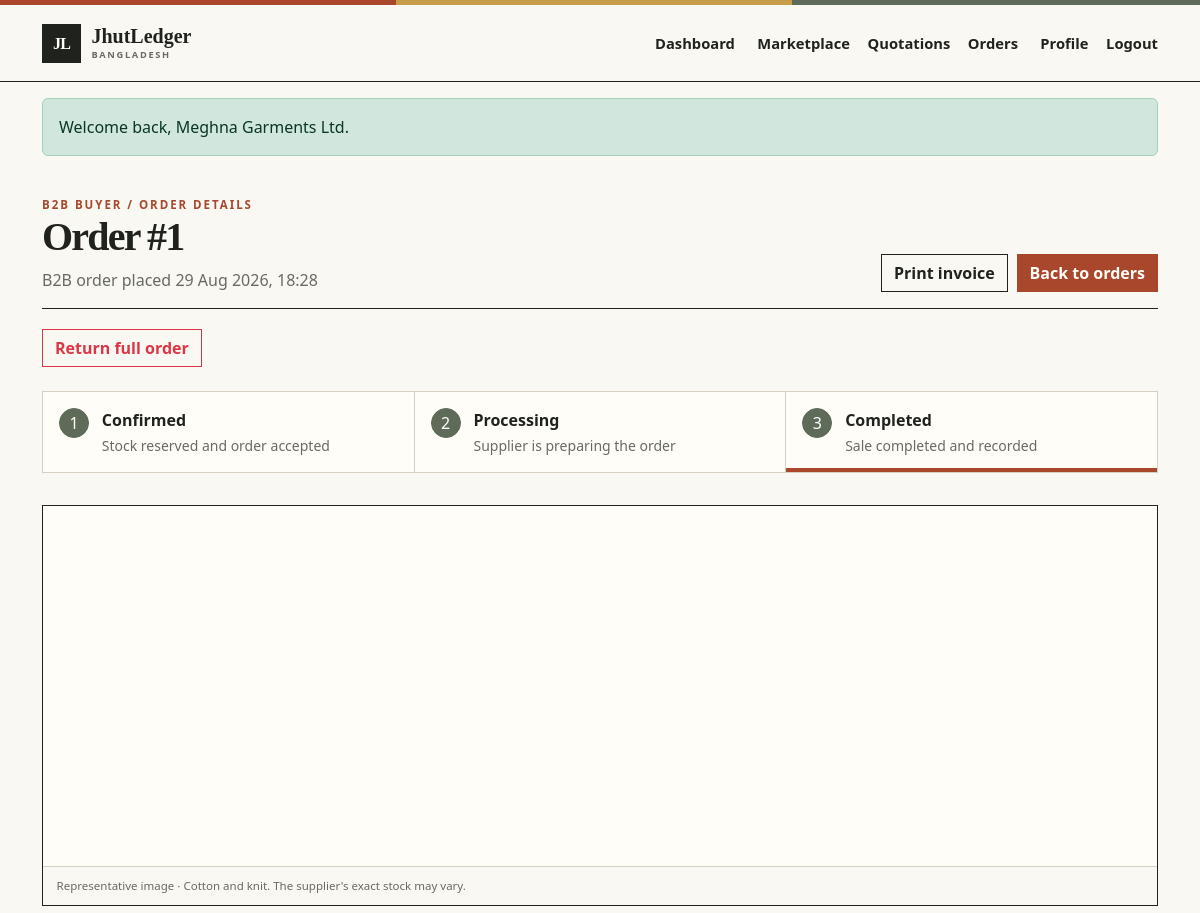
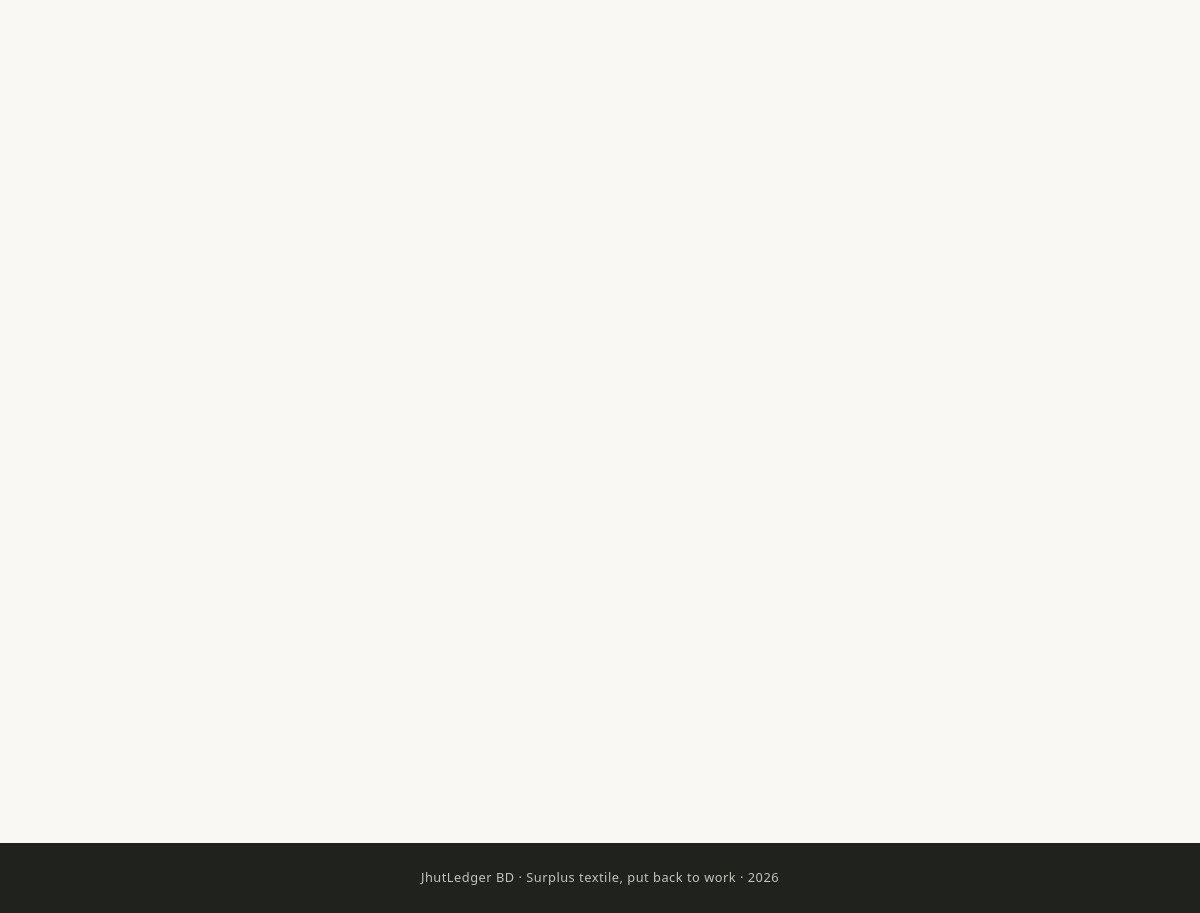
Screenshot of /Mixed/order.php?id=1 (signed in) with the database file from the repository (2 pictures, top to bottom).
### tables this page shows
CREATE TABLE orders (
    order_id BIGINT UNSIGNED AUTO_INCREMENT PRIMARY KEY,
    buyer_id BIGINT UNSIGNED NOT NULL,
    quotation_id BIGINT UNSIGNED NULL UNIQUE,
    order_type ENUM('B2B', 'B2C') NOT NULL,
    order_date TIMESTAMP NOT NULL DEFAULT CURRENT_TIMESTAMP,
    order_status ENUM('Pending', 'Confirmed', 'Processing', 'Completed', 'Cancelled') NOT NULL DEFAULT 'Pending',
    total_amount DECIMAL(12,2) NOT NULL DEFAULT 0,
    CONSTRAINT fk_order_buyer FOREIGN KEY (buyer_id)
        REFERENCES users(user_id) ON UPDATE CASCADE ON DELETE RESTRICT,
    CONSTRAINT fk_order_quotation FOREIGN KEY (quotation_id)
        REFERENCES quotation(quotation_id) ON UPDATE CASCADE ON DELETE RESTRICT,
    CONSTRAINT chk_order_amount CHECK (total_amount >= 0),
    INDEX idx_order_buyer_status (buyer_id, order_status),
    INDEX idx_order_date (order_date)
);

CREATE TABLE textile_batch (
    batch_id BIGINT UNSIGNED AUTO_INCREMENT PRIMARY KEY,
    supplier_id BIGINT UNSIGNED NOT NULL,
    material_type VARCHAR(100) NOT NULL,
    composition VARCHAR(180) NOT NULL,
    color VARCHAR(80) NOT NULL,
    gsm DECIMAL(8,2) NOT NULL,
    `condition` ENUM('New', 'Surplus', 'Dead Stock', 'Recycled') NOT NULL,
    total_quantity DECIMAL(12,2) NOT NULL,
    available_quantity DECIMAL(12,2) NOT NULL,
    average_cost DECIMAL(12,2) NOT NULL,
    storage_location VARCHAR(180) NOT NULL,
    entry_date DATE NOT NULL,
    unit_of_measure VARCHAR(30) NOT NULL,
    status ENUM('Active', 'Closed', 'Inactive') NOT NULL DEFAULT 'Active',
    CONSTRAINT fk_batch_supplier FOREIGN KEY (supplier_id)
        REFERENCES supplier(user_id) ON UPDATE CASCADE ON DELETE RESTRICT,
    CONSTRAINT chk_batch_gsm CHECK (gsm > 0),
    CONSTRAINT chk_batch_total CHECK (total_quantity >= 0),
    CONSTRAINT chk_batch_available CHECK (available_quantity >= 0 AND available_quantity <= total_quantity),
    CONSTRAINT chk_batch_cost CHECK (average_cost >= 0),
    INDEX idx_batch_supplier_status (supplier_id, status),
    INDEX idx_batch_material (material_type),
    INDEX idx_batch_entry_date (entry_date)
);

### Mixed/includes/auth.php (called while the page is built, shortened)
<?php
function isLoggedIn(): bool
{
    $user = $_SESSION['user'] ?? null;
    return is_array($user)
        && isset($user['user_id'], $user['role'])
        && (int) $user['user_id'] > 0
        && in_array($user['role'], ['supplier', 'b2b', 'b2c', 'admin'], true);
}
function currentUser(): ?array
{
    return isLoggedIn() ? $_SESSION['user'] : null;
}

### Mixed/includes/services/reporting.php (called while the page is built, shortened)
<?php
function findOrderDetails(PDO $pdo, int $orderId): ?array
{
    $statement = $pdo->prepare(
        'SELECT o.*, oi.line_no, oi.listing_id, oi.quantity, oi.selling_price,
                oi.average_cost_snapshot, oi.gross_profit,
                b.batch_id, b.material_type, b.composition, b.color, b.gsm,
                b.`condition`, b.unit_of_measure, b.storage_location, b.supplier_id,
                buyer.name AS buyer_name, buyer.email AS buyer_email, buyer.phone AS buyer_phone,
                buyer.street AS buyer_street, buyer.city AS buyer_city, buyer.district AS buyer_district,
                supplier.name AS supplier_name, supplier.email AS supplier_email, supplier.phone AS supplier_phone,
                q.proposed_price, q.counter_price, q.final_price, q.expiry_date,
                p.payment_id, p.amount AS payment_amount, p.payment_method, p.payment_status, p.payment_date,
                EXISTS(SELECT 1 FROM stock_transaction returned
                       WHERE returned.order_id = o.order_id AND returned.transaction_type = \'RETURNED\') AS has_return
         FROM orders o
         JOIN order_item oi ON oi.order_id = o.order_id AND oi.line_no = 1
         JOIN listing l ON l.listing_id = oi.listing_id
         JOIN textile_batch b ON b.batch_id = l.batch_id
         JOIN users buyer ON buyer.user_id = o.buyer_id
         JOIN users supplier ON supplier.user_id = b.supplier_id
         LEFT JOIN quotation q ON q.quotation_id = o.quotation_id
         LEFT JOIN payment p ON p.order_id = o.order_id
         WHERE o.order_id = ?',
    );
    $statement->execute([$orderId]);
    return $statement->fetch() ?: null;
}
function canViewOrder(array $order, array $user): bool
{
    return in_array($user["role"], ["b2b", "b2c"], true) &&
        (int) $order["buyer_id"] === (int) $user["user_id"] &&
        strtolower((string) $order["order_type"]) === $user["role"];
}
function accessibleOrder(PDO $pdo, int $orderId): array
{
    $order = findOrderDetails($pdo, $orderId);
    $user = currentUser();
    return $order;
}

### Mixed/includes/functions.php (called while the page is built, shortened)
<?php
function appConfig(?string $key = null): mixed
{
    global $app;
    return $key === null ? $app : ($app[$key] ?? null);
}
function e(mixed $value): string
{
    return htmlspecialchars((string) $value, ENT_QUOTES | ENT_SUBSTITUTE, 'UTF-8');
}
function url(string $path = ''): string
{
    $base = (string) appConfig('base_url');
    return $base . ($path === '' ? '' : '/' . ltrim($path, '/'));
}
function textileImage(string $materialType, string $composition = ''): array
{
    $searchable = strtolower(trim($materialType . ' ' . $composition));
    $matches = static function (array $keywords) use ($searchable): bool {
        foreach ($keywords as $keyword) {
            if (str_contains($searchable, $keyword)) {
                return true;
            }
        }
        return false;
    };
    [$category, $filename, $description] = match (true) {
        $matches(['recycled', 'reclaimed', 'upcycled']) => ['Recycled textile', 'recycled.webp', 'Representative recycled textile bundles'],
        $matches(['denim', 'jean']) => ['Denim', 'denim.webp', 'Representative indigo denim fabric rolls'],
        $matches(['jute', 'burlap', 'hessian']) => ['Jute', 'jute.webp', 'Representative natural jute fabric rolls'],
        $matches(['cotton', 'knit', 'jersey', 'fleece']) => ['Cotton and knit', 'cotton-knit.webp', 'Representative cotton and knit fabric'],
        $matches(['nylon', 'polyester', 'synthetic', 'elastane', 'spandex', 'acrylic']) => ['Synthetic textile', 'nylon-synthetic.webp', 'Representative synthetic fabric rolls'],
        $matches(['mixed', 'blend', 'assorted']) => ['Mixed fabric', 'mixed-fabric.webp', 'Representative mixed textile selection'],
        default => ['Textile stock', 'textile-default.webp', 'Representative neutral textile stock'],
    };
    return [
        'src' => url('Mixed/assets/images/textiles/' . $filename),
        'category' => $category,
        'alt' => $description . ' for ' . ($materialType !== '' ? $materialType : 'this material'),
    ];
}
function formatRole(string $role): string
{
    return match ($role) {
        'b2b' => 'B2B Buyer',
        'b2c' => 'B2C Buyer',
        'supplier' => 'Supplier',
        'admin' => 'Administrator',
        default => ucfirst($role),
    };
}

### Mixed/config/app.php (called while the page is built, shortened)
<?php
return [
    'name' => 'JhutLedger BD',
    'base_url' => rtrim(getenv('JHUTLEDGER_BASE_URL') ?: '/jhutledger', '/'),
    'admin_emails' => array_values(array_filter(array_map(
        static fn (string $email): string => strtolower(trim($email)),
        explode(',', getenv('JHUTLEDGER_ADMIN_EMAILS') ?: 'admin@jhutledger.local')
    ))),
];

### Mixed/includes/bootstrap.php (called while the page is built, shortened)
<?php
$app = require __DIR__ . '/../config/app.php';
require_once __DIR__ . '/functions.php';
require_once __DIR__ . '/auth.php';

### Mixed/order.php (the view, shortened to what this page needs)
<?php
require __DIR__ . '/includes/bootstrap.php';
$pdo = db();
$orderId = filter_input(INPUT_GET, 'id', FILTER_VALIDATE_INT);
$order = accessibleOrder($pdo, $orderId);
$stages = ['Confirmed', 'Processing', 'Completed'];
$stageIndex = match ($order['order_status']) {
    'Processing' => 1, 'Completed' => 2, default => 0
};
$orderImage = textileImage($order['material_type'], $order['composition']);
require __DIR__ . '/includes/header.php';
?>
<main class="container">
    <div class="page-head">
        <div>
            <div class="eyebrow"><?= e(formatRole(currentUser()['role'])) ?> / Order details</div>
            <h1>Order #<?= e($orderId) ?></h1>
            <p><?= e($order['order_type']) ?> order placed <?= e(date('d M Y, H:i', strtotime($order['order_date']))) ?></p>
        </div>
        <div class="action-row">
            <a class="btn btn-outline-primary" href="<?= e(url('Mixed/invoice.php?id=' . $orderId)) ?>">Print invoice</a>
            <?php if (currentUser()['role'] === 'supplier'): ?>
            <a class="btn btn-primary" href="<?= e(url('Abir/supplier/orders.php')) ?>">Back to orders</a>
            <?php elseif (currentUser()['role'] === 'admin'): ?>
            <a class="btn btn-primary" href="<?= e(url('Shishir/admin/exceptions.php')) ?>">Operations</a>
            <?php else: ?>
            <a
                class="btn btn-primary"
                href="<?= e(url('Abir/' . strtolower($order['order_type']) . '/orders.php')) ?>"
            >Back to orders</a>
            <?php endif; ?>
        </div>
    </div>
<?php if ($order['order_status'] === 'Completed' && !$order['has_return']): ?>
    <div class="action-row mb-3">
        <a class="btn btn-outline-danger" href="<?= e(url('Mixed/return.php?order_id=' . $orderId)) ?>">Return full order</a>
    </div>
    <?php endif; ?>
    <ol class="order-timeline" aria-label="Order progress">
        <?php foreach ($stages as $index => $stage): $done = $order['order_status'] !== 'Cancelled' && $stageIndex >= $index; ?>
        <li class="<?= $done ? 'is-complete' : '' ?> <?= $order['order_status'] === $stage ? 'is-current' : '' ?>" <?= $order['order_status'] === $stage ? 'aria-current="step"' : '' ?>>
            <span> <?= e($index + 1) ?> </span>
            <div>
                <strong> <?= e($stage) ?> </strong>
                <small> <?= e(match ($stage) {
                    'Confirmed' => 'Stock reserved and order accepted', 'Processing' => 'Supplier is preparing the order', default => 'Sale completed and recorded'
                }) ?> </small>
            </div>
        </li>
        <?php endforeach; ?>
    </ol>
    <figure class="order-material-image">
        <img src="<?= e($orderImage['src']) ?>" alt="<?= e($orderImage['alt']) ?>" width="1200" height="800" loading="lazy" decoding="async" />
        <figcaption>Representative image · <?= e($orderImage['category']) ?>. The supplier's exact stock may vary.</figcaption>
    </figure>
    <div class="detail-layout">
    </div>
</main>
<?php require __DIR__ . '/includes/footer.php'; ?>

### Mixed/assets/css/app.css (style rules this page uses)
:root { --ink: #20221d; --muted: #686b61; --rust: #a9472d; --rust-dark: #80301f; --jute: #c89d4a; --sage: #5d6b58; --paper: #f3efe5; --paper-light: #faf8f2; --white: #fffdf8; --line: #d7d0c0; }
* { box-sizing: border-box; }
html { scroll-behavior: smooth; }
body { min-height: 100vh; margin: 0; color: var(--ink); background: var(--paper-light); font-family: "Segoe UI", Arial, sans-serif; }
a { color: var(--rust-dark); }
.container { width: min(1180px, calc(100% - 2.5rem)); margin-inline: auto; }
.eyebrow { color: var(--rust); font-size: 0.72rem; font-weight: 800; letter-spacing: 0.17em; text-transform: uppercase; }
h1, h2, h3 { font-family: Georgia, "Times New Roman", serif; }
h1 { font-weight: 700; letter-spacing: -0.045em; }
.btn { border-radius: 0; font-weight: 700; }
.btn-primary { color: var(--white); background: var(--rust); border-color: var(--rust); }
.btn-outline-primary { color: var(--ink); border-color: var(--ink); }
.page-head { display: flex; align-items: end; justify-content: space-between; gap: 1rem; margin: 2.5rem 0 1.25rem; padding-bottom: 1rem; border-bottom: 1px solid var(--ink); }
.page-head h1 { margin-bottom: 0; }
.page-head p { margin: 0.4rem 0 0; color: var(--muted); }
.action-row { display: flex; align-items: center; gap: 0.55rem; flex-wrap: wrap; }
.order-timeline { display: grid; grid-template-columns: repeat(3, 1fr); gap: 1px; padding: 0; margin: 1.5rem 0 2rem; list-style: none; background: var(--line); border: 1px solid var(--line); }
.order-timeline li { display: flex; gap: 0.8rem; padding: 1rem; background: var(--white); opacity: 0.55; }
.order-timeline li > span { display: grid; place-items: center; flex: 0 0 30px; height: 30px; border: 1px solid var(--muted); border-radius: 50%; }
.order-timeline strong, .order-timeline small { display: block; }
.order-timeline small { margin-top: 0.2rem; color: var(--muted); }
.order-timeline .is-complete { opacity: 1; }
.order-timeline .is-complete > span { color: white; background: var(--sage); border-color: var(--sage); }
.order-material-image { display: grid; grid-template-columns: minmax(0, 1fr) auto; align-items: end; margin: 0 0 1.5rem; overflow: hidden; background: var(--white); border: 1px solid var(--ink); }
.order-material-image img { display: block; grid-column: 1 / -1; width: 100%; height: clamp(210px, 30vw, 390px); object-fit: cover; }
.order-material-image figcaption { grid-column: 1 / -1; padding: 0.65rem 0.85rem; color: var(--muted); background: var(--paper-light); border-top: 1px solid var(--line); font-size: 0.72rem; }
.order-timeline .is-current { box-shadow: inset 0 -4px var(--rust); }
.detail-layout { display: grid; grid-template-columns: 1.4fr 0.7fr; gap: 1.25rem; }

### rows the page displays
orders: buyer "B2B BUYER", order_type "B2B", order_date "29 Aug 2026, 18:28", order_status "Completed", stage "Sale completed and recorded", textile_batch.material_type+composition "Cotton and knit"

### other values shown
$flash['message'] "Welcome back, Meghna Garments Ltd."
$orderId "1"
$stage "Confirmed"
$stage "Processing"
